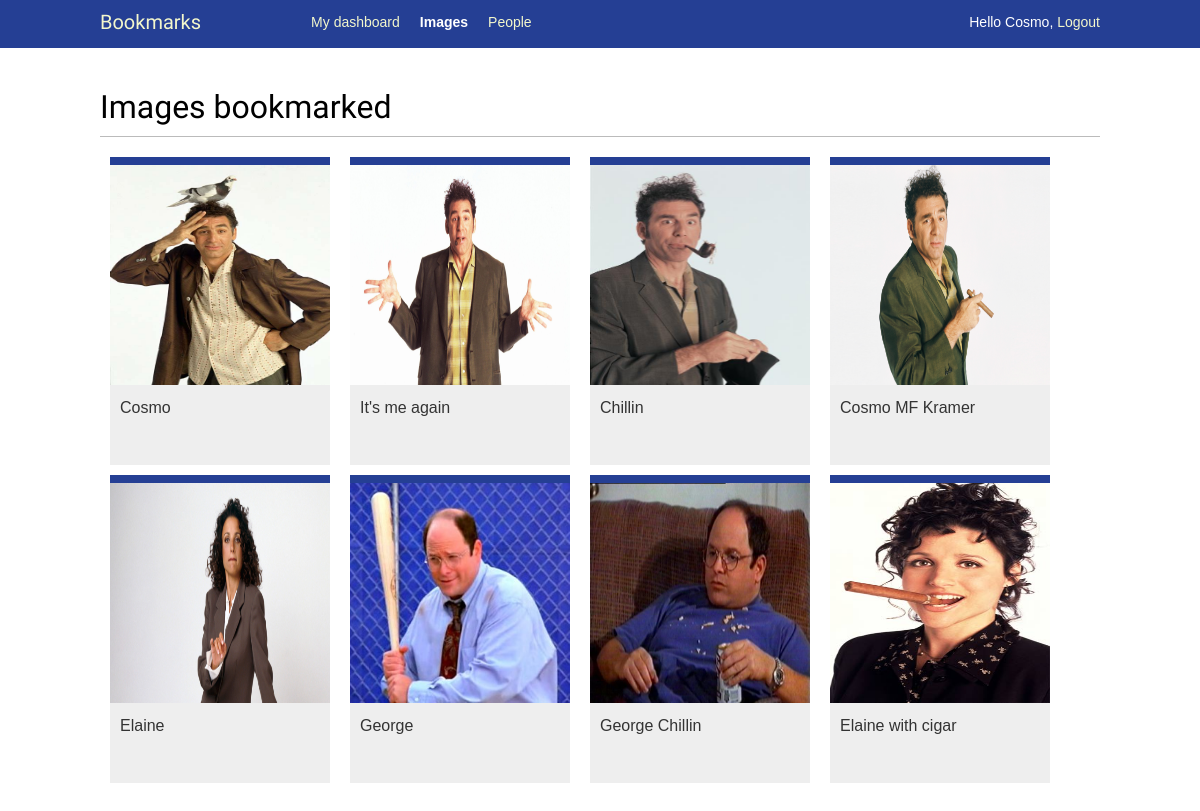
The app's page /images/ (signed in) with its own data.
### images/models.py (models this page shows, shortened)
class Image(models.Model):
    user = models.ForeignKey(settings.AUTH_USER_MODEL,
                             related_name='images_created',
                             on_delete=models.CASCADE)
    title = models.CharField(max_length=200)
    slug = models.SlugField(max_length=200,
                            blank=True)
    url = models.URLField()
    image = models.ImageField(upload_to='images/%Y/%m/%d/')
    description = models.TextField(blank=True)
    created = models.DateField(auto_now_add=True,
                               db_index=True)
    users_like = models.ManyToManyField(settings.AUTH_USER_MODEL,
                                        related_name='images_liked',
                                        blank=True)
    total_likes = models.PositiveIntegerField(db_index=True,
                                              default=0)
    def get_absolute_url(self):
        return reverse('images:detail', args=[self.id, self.slug])

### images/views.py (the view)
# urls.py: path('', views.image_list, name='list'),
@login_required
def image_list(request):
    images = Image.objects.all()
    paginator = Paginator(images, 8)
    page = request.GET.get('page')
    try:
        images = paginator.page(page)
    except PageNotAnInteger:
        images = paginator.page(1)
    except EmptyPage:
        if request.is_ajax():
            return HttpResponse('')
        images = paginator.page(paginator.num_pages)
    if request.is_ajax():
        return render(request,
                      'images/image/list_ajax.html',
                      {'section': 'images', 'images': images})
    return render(request,
                  'images/image/list.html',
                   {'section': 'images', 'images': images})

### images/templates/images/image/list.html (shortened to what this page needs)
{% extends "base.html" %}
{% block content %}
  <h1>Images bookmarked</h1>
  <div id="image-list">
    {% include "images/image/list_ajax.html" %}
  </div>
{% endblock %}

### account/templates/base.html (shortened to what this page needs)
{% load static %}
<!DOCTYPE html>
<html>
<head>
  <link href="{% static "css/base.css" %}" rel="stylesheet">
</head>
<body>
  <div id="header">
    <span class="logo">Bookmarks</span>
    {% if request.user.is_authenticated %}
    <ul class="menu">
      <li {% if section == "dashboard" %}class="selected"{% endif %}>
        <a href="{% url "dashboard" %}">My dashboard</a>
      </li>
      <li {% if section == "images" %}class="selected"{% endif %}>
        <a href="{% url "images:list" %}">Images</a>
      </li>
      <li {% if section == "people" %}class="selected"{% endif %}>
        <a href="{% url "user_list" %}">People</a>
      </li>
    </ul>
  {% endif %}
  <span class="user">
    {% if request.user.is_authenticated %}
      Hello {{ request.user.first_name }},
      <a href="{% url "logout" %}">Logout</a>
    {% else %}
      <a href="{% url "login" %}">Log-in</a>
    {% endif %}
  </span>
  </div>
  <div id="content">
    {% block content %}
    {% endblock %}
  </div>
</body>
</html>

### images/templates/images/image/list_ajax.html
{% load thumbnail %}
{% for image in images %}
  <div class="image">
    <a href="{{ image.get_absolute_url }}">
      {% thumbnail image.image 300x300 crop="smart" as im %}
      <a href="{{ image.get_absolute_url }}">
        <img src="{{ im.url }}">
      </a>
    </a>
    <div class="info">
      <a href="{{ image.get_absolute_url }}" class="title">
        {{ image.title }}
      </a>
    </div>
  </div>
{% endfor %}

### account/static/css/base.css (style rules this page uses)
body { margin:0; padding:0; font-family:helvetica, sans-serif; }
a { color:#253f94; text-decoration:none; }
h1, h2, h3, h4, h5 , h6 { font-family: 'Muli', sans-serif; font-weight:normal; }
h1 { border-bottom:1px solid #bbb; padding:0 0 10px 0; margin:10px 0 20px 0; }
#header { padding:10px 100px; font-size:14px; background:#253f94; color:#fff; border-bottom:4px solid #253f94; overflow:auto; }
#header .logo { font-family: 'Muli', sans-serif; float:left; color:#f3f7cc; font-size:20px; margin-right:10%; }
#header ul.menu { list-style:none; float:left; margin:0; padding:0; }
#header ul.menu li { float:left; padding:4px 10px; }
#header ul.menu li.selected a, #header ul.menu li.selected a:hover { color:#ffffff; font-weight:bold; }
#header a { color:#f3f7cc; }
#header .user { float:right; padding-top:4px; }
#content { padding:30px 100px; }
#image-list { overflow:auto; }
#image-list .image { float:left; width:220px; height:300px; margin:0 10px 10px 10px; border-top:8px solid #253f94; background:#eee; }
#image-list img { width:220px; height:220px; }
#image-list .info { padding:10px; }
#image-list .info a { color:#333; }

### records on screen
Image: shows a picture, title "Cosmo"
Image: shows a picture, title "It's me again"
Image: shows a picture, title "Chillin"
Image: shows a picture, title "Cosmo MF Kramer"
Image: shows a picture, title "Elaine"
Image: shows a picture, title "George"
Image: shows a picture, title "George Chillin"
Image: shows a picture, title "Elaine with cigar"

### other values on screen
{{ request.user.first_name }} "Cosmo"
